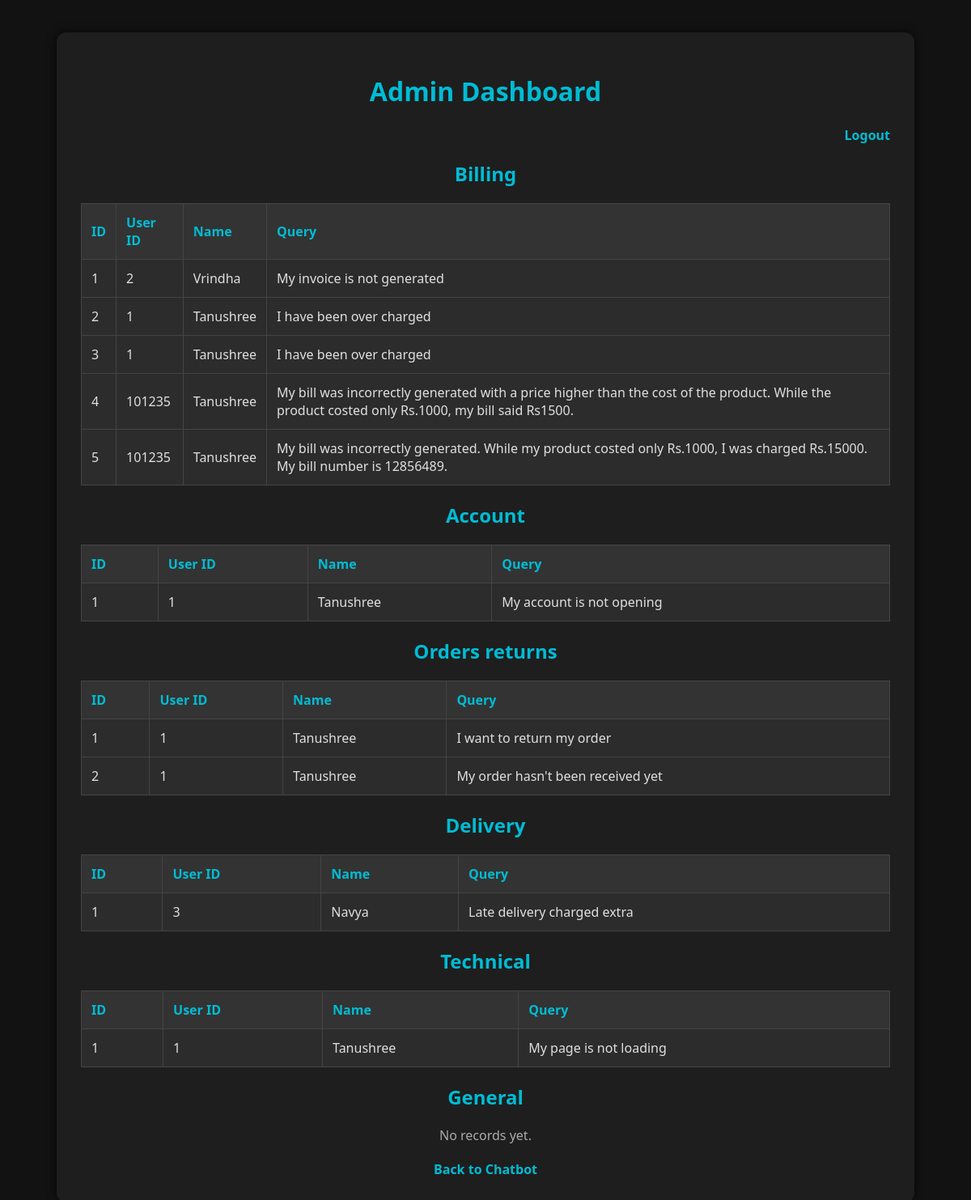
/admin (signed in), run on the app's committed database.
### tables this page shows
CREATE TABLE billing (
                id INTEGER PRIMARY KEY AUTOINCREMENT,
                user_id INTEGER,
                user_name TEXT,
                query TEXT
            );

CREATE TABLE account (
                id INTEGER PRIMARY KEY AUTOINCREMENT,
                user_id INTEGER,
                user_name TEXT,
                query TEXT
            );

CREATE TABLE orders_returns (
                id INTEGER PRIMARY KEY AUTOINCREMENT,
                user_id INTEGER,
                user_name TEXT,
                query TEXT
            );

CREATE TABLE delivery (
                id INTEGER PRIMARY KEY AUTOINCREMENT,
                user_id INTEGER,
                user_name TEXT,
                query TEXT
            );

CREATE TABLE technical (
                id INTEGER PRIMARY KEY AUTOINCREMENT,
                user_id INTEGER,
                user_name TEXT,
                query TEXT
            );

### app.py (the view)
@app.route("/admin")
def admin():
    if not session.get("logged_in"):
        return redirect(url_for("login"))
    data = fetch_all_data()
    return render_template("admin.html", data=data)

### chatbot/database.py (called while the page is built)
def fetch_all_data():
    conn = sqlite3.connect("chatbot.db")
    c = conn.cursor()
    results = {}
    for dept in DEPARTMENTS:
        c.execute(f"SELECT * FROM {dept}")
        results[dept] = c.fetchall()
    conn.close()
    return results

### templates/admin.html (shortened to what this page needs)
 <!DOCTYPE html>
 <html lang="en">
 <head>
     <link rel="stylesheet" href="/static/style.css">
 </head>
 <body>
     <div class="container">
         <h1>Admin Dashboard</h1>
         <div style="text-align: right;">
             <a href="/logout">Logout</a>
         </div>
         {% for dept, records in data.items() %}
             <h2>{{ dept.replace('_', ' ').capitalize() }}</h2>
             {% if records %}
                 <table>
                     <tr><th>ID</th><th>User ID</th><th>Name</th><th>Query</th></tr>
                     {% for row in records %}
                         <tr>
                             <td>{{ row[0] }}</td>
                             <td>{{ row[1] }}</td>
                             <td>{{ row[2] }}</td>
                             <td>{{ row[3] }}</td>
                         </tr>
                     {% endfor %}
                 </table>
             {% else %}
                 <p>No records yet.</p>
             {% endif %}
         {% endfor %}
         <div style="margin-top: 20px; text-align: center;">
             <a href="/">Back to Chatbot</a>
         </div>
     </div>
 </body>
 </html>

### static/style.css (style rules this page uses)
body { font-family: Arial, sans-serif; background: #f2f2f2; display: flex; justify-content: center; align-items: start; padding: 50px 0; }
.container { background: white; padding: 30px; border-radius: 10px; width: 800px; box-shadow: 0 0 10px rgba(0,0,0,0.1); }
table { width: 100%; border-collapse: collapse; margin-top: 10px; }
th, td { border: 1px solid #ccc; padding: 8px; text-align: left; }
th { background: #eee; }

### templates/admin.html (style rules this page uses)
body { background-color: #121212; color: #f0f0f0; font-family: 'Segoe UI', Tahoma, Geneva, Verdana, sans-serif; margin: 0; padding: 0; }
.container { width: 90%; max-width: 1000px; margin: 40px auto; background-color: #1e1e1e; padding: 30px; border-radius: 12px; box-shadow: 0 0 12px rgba(0, 0, 0, 0.7); }
h1, h2 { text-align: center; color: #00bcd4; }
a { color: #00bcd4; text-decoration: none; font-weight: bold; }
table { width: 100%; border-collapse: collapse; margin: 20px 0; background-color: #2c2c2c; }
table, th, td { border: 1px solid #444; }
th, td { padding: 12px; text-align: left; }
th { background-color: #333; color: #00bcd4; }
td { color: #e0e0e0; }
p { text-align: center; color: #aaa; }

### data on the page
billing: id "1", user "2", user_name "Vrindha", query "My invoice is not generated"
billing: id "2", user "1", user_name "Tanushree", query "I have been over charged"
billing: id "3", user "1", user_name "Tanushree", query "I have been over charged"
billing: id "4", user "101235", user_name "Tanushree", query "My bill was incorrectly generated with a price higher than the cost of the product. While the product costed only Rs.1000, my bill said Rs1500."
billing: id "5", user "101235", user_name "Tanushree", query "My bill was incorrectly generated. While my product costed only Rs.1000, I was charged Rs.15000. My bill number is 12856489."
account: id "1", user "1", user_name "Tanushree", query "My account is not opening"
orders_returns: id "1", user "1", user_name "Tanushree", query "I want to return my order"
orders_returns: id "2", user "1", user_name "Tanushree", query "My order hasn't been received yet"
delivery: id "1", user "3", user_name "Navya", query "Late delivery charged extra"
technical: id "1", user "1", user_name "Tanushree", query "My page is not loading"

### other printed values
{{ dept.replace('_', ' ').capitalize() }} "Billing" "Account" "Orders returns" "Delivery" "Technical" "General"
